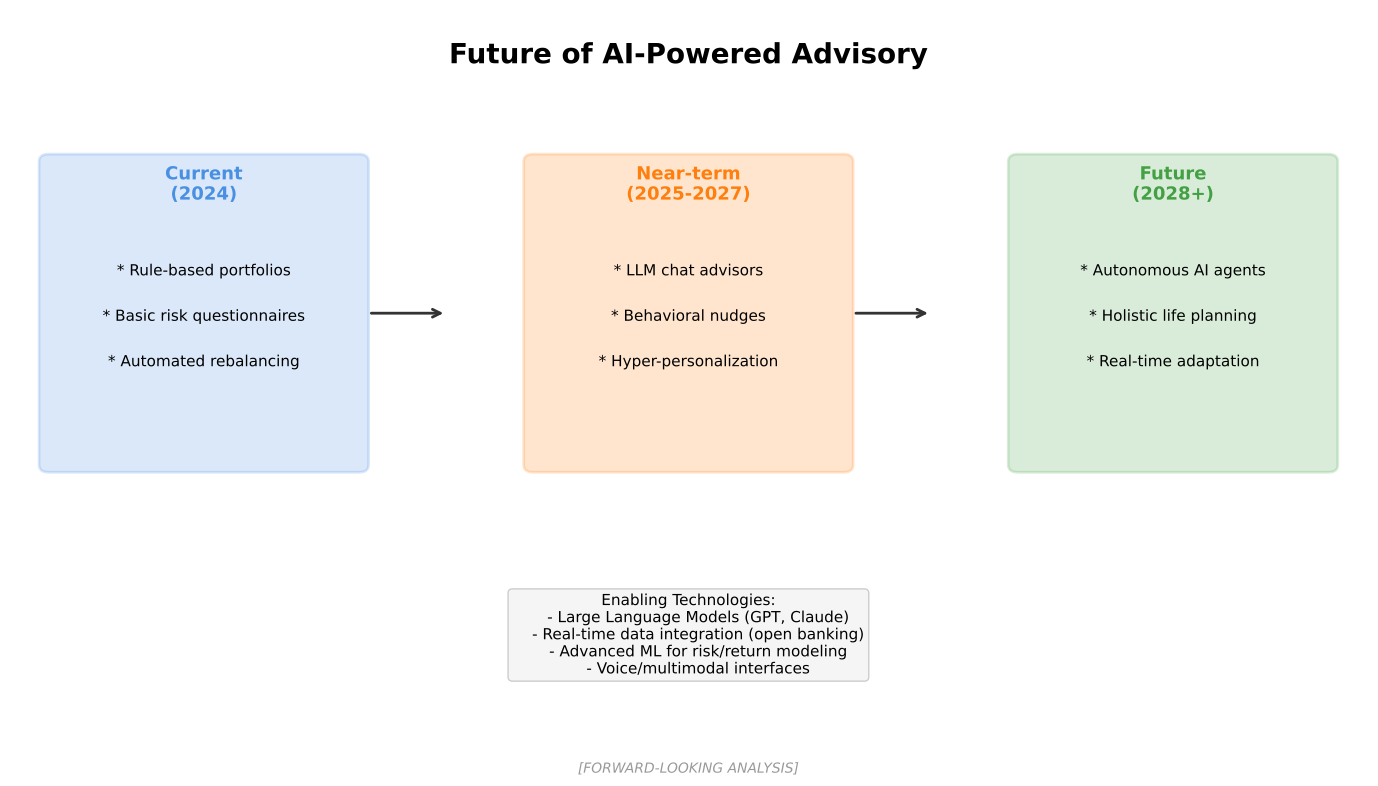

The Python source for this figure:
"""
AI Advisor Future
Shows the future evolution of AI-powered advisory

Output: ai_advisor_future.pdf
Module: module_01_fintech
Lesson: 8 - Robo-Advisors
"""

from pathlib import Path
import matplotlib.pyplot as plt
import matplotlib.patches as mpatches
import numpy as np

CHART_METADATA = {
    'title': 'AI Advisor Future',
    'module': 'module_01_fintech',
    'lesson': 8,
    'url': 'https://github.com/Digital-AI-Finance/digital-finance/tree/main/module_01_fintech/figures/ai_advisor_future'
}

plt.rcParams.update({
    'font.size': 14,
    'axes.labelsize': 14,
})

def create_chart():
    """Create AI advisor future diagram"""
    fig, ax = plt.subplots(figsize=(14, 8))
    ax.set_xlim(0, 14)
    ax.set_ylim(0, 10)
    ax.axis('off')

    # Title
    ax.text(7, 9.3, 'Future of AI-Powered Advisory', fontsize=20, fontweight='bold', ha='center')

    # Timeline evolution
    phases = [
        {
            'name': 'Current\n(2024)',
            'x': 2, 'y': 6,
            'color': '#4A90E2',
            'features': ['Rule-based portfolios', 'Basic risk questionnaires', 'Automated rebalancing'],
        },
        {
            'name': 'Near-term\n(2025-2027)',
            'x': 7, 'y': 6,
            'color': '#FF7F0E',
            'features': ['LLM chat advisors', 'Behavioral nudges', 'Hyper-personalization'],
        },
        {
            'name': 'Future\n(2028+)',
            'x': 12, 'y': 6,
            'color': '#44A044',
            'features': ['Autonomous AI agents', 'Holistic life planning', 'Real-time adaptation'],
        },
    ]

    for phase in phases:
        # Box
        box = mpatches.FancyBboxPatch((phase['x']-1.6, phase['y']-2), 3.2, 4,
                                       boxstyle='round,pad=0.1',
                                       facecolor=phase['color'], alpha=0.2,
                                       edgecolor=phase['color'], lw=2)
        ax.add_patch(box)
        ax.text(phase['x'], phase['y']+1.5, phase['name'], ha='center',
               fontsize=13, fontweight='bold', color=phase['color'])

        for i, feature in enumerate(phase['features']):
            ax.text(phase['x'], phase['y']+0.5-i*0.6, f'* {feature}', ha='center', fontsize=11)

    # Arrow connecting phases
    ax.annotate('', xy=(4.5, 6), xytext=(3.7, 6),
               arrowprops=dict(arrowstyle='->', color='#333333', lw=2))
    ax.annotate('', xy=(9.5, 6), xytext=(8.7, 6),
               arrowprops=dict(arrowstyle='->', color='#333333', lw=2))

    # Key technologies
    tech = """Enabling Technologies:
    - Large Language Models (GPT, Claude)
    - Real-time data integration (open banking)
    - Advanced ML for risk/return modeling
    - Voice/multimodal interfaces"""

    ax.text(7, 2.3, tech, ha='center', fontsize=11, va='top',
           bbox=dict(boxstyle='round', facecolor='#F5F5F5', edgecolor='#CCCCCC'))

    # Source
    fig.text(0.5, 0.02, '[FORWARD-LOOKING ANALYSIS]',
            fontsize=10, ha='center', style='italic', color='#999999')

    plt.tight_layout()

    output_path = Path(__file__).parent / 'ai_advisor_future.pdf'
    plt.savefig(output_path, format='pdf', dpi=300, bbox_inches='tight')
    plt.close()
    print(f"Chart saved to: {output_path}")
    return output_path

if __name__ == '__main__':
    create_chart()
